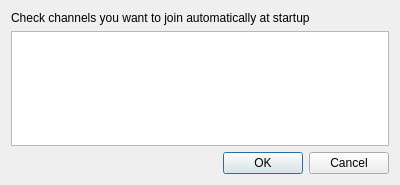
<?xml version="1.0" encoding="UTF-8"?>
<ui version="4.0">
 <class>RoomsDialog</class>
 <widget class="QDialog" name="RoomsDialog">
  <property name="geometry">
   <rect>
    <x>0</x>
    <y>0</y>
    <width>400</width>
    <height>185</height>
   </rect>
  </property>
  <property name="windowTitle">
   <string>Rooms</string>
  </property>
  <layout class="QVBoxLayout" name="verticalLayout">
   <item>
    <widget class="QLabel" name="channelsLabel">
     <property name="text">
      <string>Check channels you want to join automatically at startup</string>
     </property>
     <property name="buddy">
      <cstring>channelsView</cstring>
     </property>
    </widget>
   </item>
   <item>
    <widget class="QListView" name="channelsView"/>
   </item>
   <item>
    <widget class="QDialogButtonBox" name="buttonBox">
     <property name="orientation">
      <enum>Qt::Horizontal</enum>
     </property>
     <property name="standardButtons">
      <set>QDialogButtonBox::Cancel|QDialogButtonBox::Ok</set>
     </property>
    </widget>
   </item>
  </layout>
 </widget>
 <resources/>
 <connections>
  <connection>
   <sender>buttonBox</sender>
   <signal>accepted()</signal>
   <receiver>RoomsDialog</receiver>
   <slot>accept()</slot>
   <hints>
    <hint type="sourcelabel">
     <x>257</x>
     <y>175</y>
    </hint>
    <hint type="destinationlabel">
     <x>157</x>
     <y>274</y>
    </hint>
   </hints>
  </connection>
  <connection>
   <sender>buttonBox</sender>
   <signal>rejected()</signal>
   <receiver>RoomsDialog</receiver>
   <slot>reject()</slot>
   <hints>
    <hint type="sourcelabel">
     <x>325</x>
     <y>175</y>
    </hint>
    <hint type="destinationlabel">
     <x>286</x>
     <y>274</y>
    </hint>
   </hints>
  </connection>
 </connections>
</ui>
